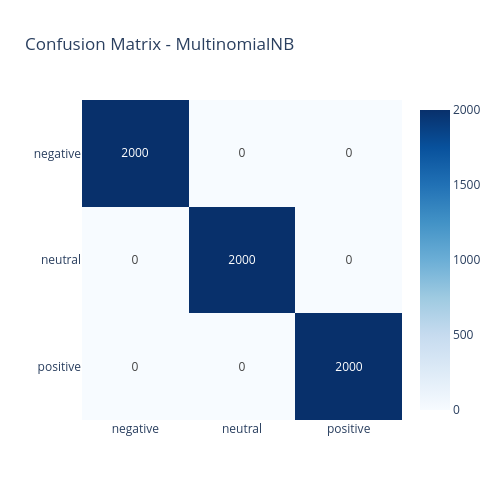

This figure's notebook cell:
### Code cell
print(classification_report(y_test, best_nb_pred, target_names=label_encoder.classes_))

# Confusion Matrix
cm_nb = confusion_matrix(y_test, best_nb_pred)

fig = px.imshow(
    cm_nb,
    x=label_encoder.classes_,
    y=label_encoder.classes_,
    text_auto=True,
    color_continuous_scale='Blues',
    title=f'Confusion Matrix - {best_nb_name}'
)
fig.update_layout(height=500, width=500)
fig.show()

### Figure 1 — Plotly figure (JSON) as saved in the notebook; plotly's stock layout.template omitted (floating-point values rounded to 4 significant figures)
{"data": [{"coloraxis": "coloraxis", "hovertemplate": "x: %{x}<br>y: %{y}<br>color: %{z}<extra></extra>", "name": "0", "texttemplate": "%{z}", "type": "heatmap", "x": ["negative", "neutral", "positive"], "xaxis": "x", "y": ["negative", "neutral", "positive"], "yaxis": "y", "z": [[2000, 0, 0], [0, 2000, 0], [0, 0, 2000]]}], "layout": {"coloraxis": {"colorscale": [[0, "rgb(247,251,255)"], [0.125, "rgb(222,235,247)"], [0.25, "rgb(198,219,239)"], [0.375, "rgb(158,202,225)"], [0.5, "rgb(107,174,214)"], [0.625, "rgb(66,146,198)"], [0.75, "rgb(33,113,181)"], [0.875, "rgb(8,81,156)"], [1, "rgb(8,48,107)"]]}, "height": 500, "title": {"text": "Confusion Matrix - MultinomialNB"}, "width": 500, "xaxis": {"anchor": "y", "constrain": "domain", "domain": [0, 1], "scaleanchor": "y"}, "yaxis": {"anchor": "x", "autorange": "reversed", "constrain": "domain", "domain": [0, 1]}}}
